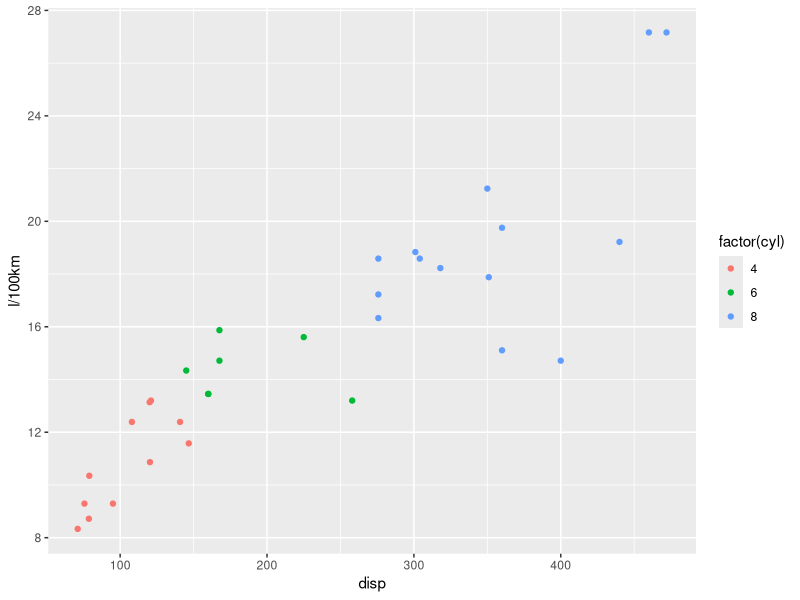

Reproduce this figure in R.
## ---- chunk 1
2 + 2
## ---- chunk 2
2 + 3
## ---- chunk 3
`+`(2, 3)
## ---- chunk 4
library(ggplot2)
## ---- chunk 5
ggplot(mtcars, aes(x = disp, y = 282.5/mpg)) +
  geom_point(aes(color = factor(cyl))) +
  ylab("l/100km")
